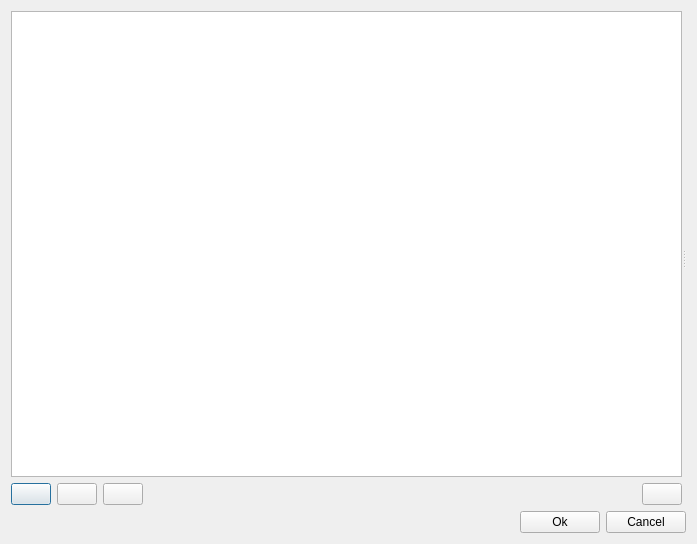
<?xml version="1.0" encoding="UTF-8"?>
<ui version="4.0">
 <class>plQtAssetProfilesDlg</class>
 <widget class="QDialog" name="plQtAssetProfilesDlg">
  <property name="geometry">
   <rect>
    <x>0</x>
    <y>0</y>
    <width>697</width>
    <height>544</height>
   </rect>
  </property>
  <property name="windowTitle">
   <string>Asset Profiles</string>
  </property>
  <property name="windowIcon">
   <iconset resource="../QtResources/resources.qrc">
    <normaloff>:/EditorFramework/Icons/AssetProfile.svg</normaloff>:/EditorFramework/Icons/AssetProfile.svg</iconset>
  </property>
  <layout class="QVBoxLayout" name="verticalLayout_3">
   <item>
    <widget class="QSplitter" name="splitter">
     <property name="orientation">
      <enum>Qt::Horizontal</enum>
     </property>
     <widget class="QWidget" name="layoutWidget">
      <layout class="QVBoxLayout" name="verticalLayout">
       <item>
        <widget class="plQtDocumentTreeView" name="Tree"/>
       </item>
       <item>
        <layout class="QHBoxLayout" name="horizontalLayout_2">
         <item>
          <widget class="QPushButton" name="AddButton">
           <property name="toolTip">
            <string>Add an asset profile.</string>
           </property>
           <property name="text">
            <string/>
           </property>
           <property name="icon">
            <iconset resource="../../../Tools/Libs/GuiFoundation/QtResources/resources.qrc">
             <normaloff>:/GuiFoundation/Icons/Add.svg</normaloff>:/GuiFoundation/Icons/Add.svg</iconset>
           </property>
          </widget>
         </item>
         <item>
          <widget class="QPushButton" name="DeleteButton">
           <property name="toolTip">
            <string>Remove the selected asset profile.</string>
           </property>
           <property name="text">
            <string/>
           </property>
           <property name="icon">
            <iconset resource="../../../Tools/Libs/GuiFoundation/QtResources/resources.qrc">
             <normaloff>:/GuiFoundation/Icons/Delete.svg</normaloff>:/GuiFoundation/Icons/Delete.svg</iconset>
           </property>
          </widget>
         </item>
         <item>
          <widget class="QPushButton" name="RenameButton">
           <property name="toolTip">
            <string>Rename the selected asset profile.</string>
           </property>
           <property name="text">
            <string/>
           </property>
           <property name="icon">
            <iconset resource="../../../Tools/Libs/GuiFoundation/QtResources/resources.qrc">
             <normaloff>:/GuiFoundation/Icons/Rename.svg</normaloff>:/GuiFoundation/Icons/Rename.svg</iconset>
           </property>
          </widget>
         </item>
         <item>
          <spacer name="horizontalSpacer_2">
           <property name="orientation">
            <enum>Qt::Horizontal</enum>
           </property>
           <property name="sizeHint" stdset="0">
            <size>
             <width>40</width>
             <height>20</height>
            </size>
           </property>
          </spacer>
         </item>
         <item>
          <widget class="QPushButton" name="SwitchToButton">
           <property name="toolTip">
            <string>Switch to the selected asset profile.</string>
           </property>
           <property name="text">
            <string/>
           </property>
           <property name="icon">
            <iconset resource="../QtResources/resources.qrc">
             <normaloff>:/EditorFramework/Icons/AssetProfile.svg</normaloff>:/EditorFramework/Icons/AssetProfile.svg</iconset>
           </property>
          </widget>
         </item>
        </layout>
       </item>
      </layout>
     </widget>
     <widget class="QWidget" name="layoutWidget1">
      <layout class="QVBoxLayout" name="verticalLayout_2">
       <item>
        <widget class="plQtPropertyGridWidget" name="Properties" native="true"/>
       </item>
      </layout>
     </widget>
    </widget>
   </item>
   <item>
    <layout class="QHBoxLayout" name="horizontalLayout">
     <item>
      <spacer name="horizontalSpacer">
       <property name="orientation">
        <enum>Qt::Horizontal</enum>
       </property>
       <property name="sizeHint" stdset="0">
        <size>
         <width>40</width>
         <height>20</height>
        </size>
       </property>
      </spacer>
     </item>
     <item>
      <widget class="QPushButton" name="ButtonOk">
       <property name="text">
        <string>Ok</string>
       </property>
       <property name="autoDefault">
        <bool>false</bool>
       </property>
      </widget>
     </item>
     <item>
      <widget class="QPushButton" name="ButtonCancel">
       <property name="text">
        <string>Cancel</string>
       </property>
       <property name="autoDefault">
        <bool>false</bool>
       </property>
      </widget>
     </item>
    </layout>
   </item>
  </layout>
 </widget>
 <customwidgets>
  <customwidget>
   <class>plQtPropertyGridWidget</class>
   <extends>QWidget</extends>
   <header location="global">GuiFoundation/PropertyGrid/PropertyGridWidget.moc.h</header>
   <container>1</container>
  </customwidget>
  <customwidget>
   <class>plQtDocumentTreeView</class>
   <extends>QTreeView</extends>
   <header location="global">EditorFramework/GUI/RawDocumentTreeWidget.moc.h</header>
  </customwidget>
 </customwidgets>
 <resources>
  <include location="../../../Tools/Libs/GuiFoundation/QtResources/resources.qrc"/>
  <include location="../QtResources/resources.qrc"/>
 </resources>
 <connections/>
</ui>
